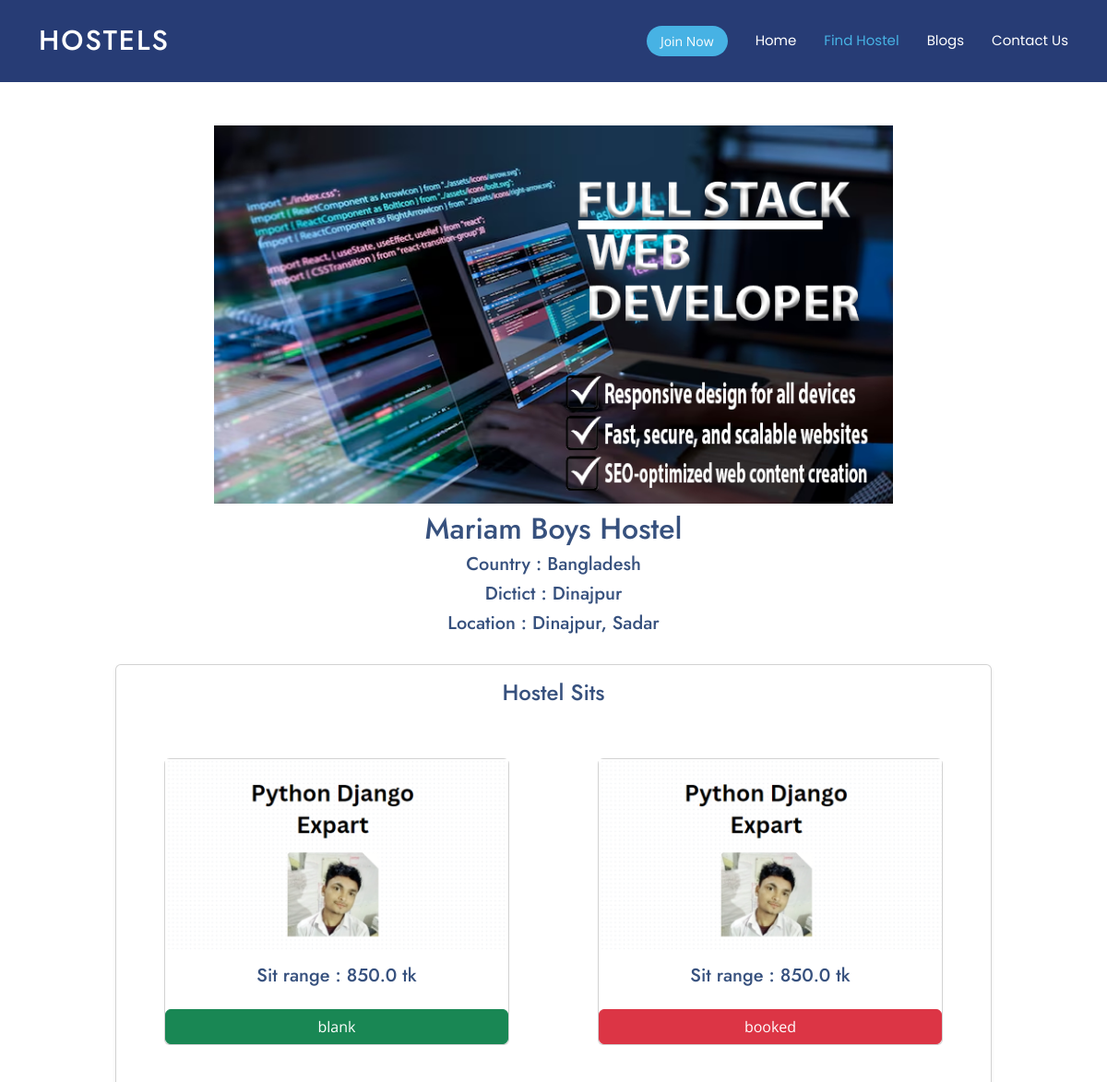
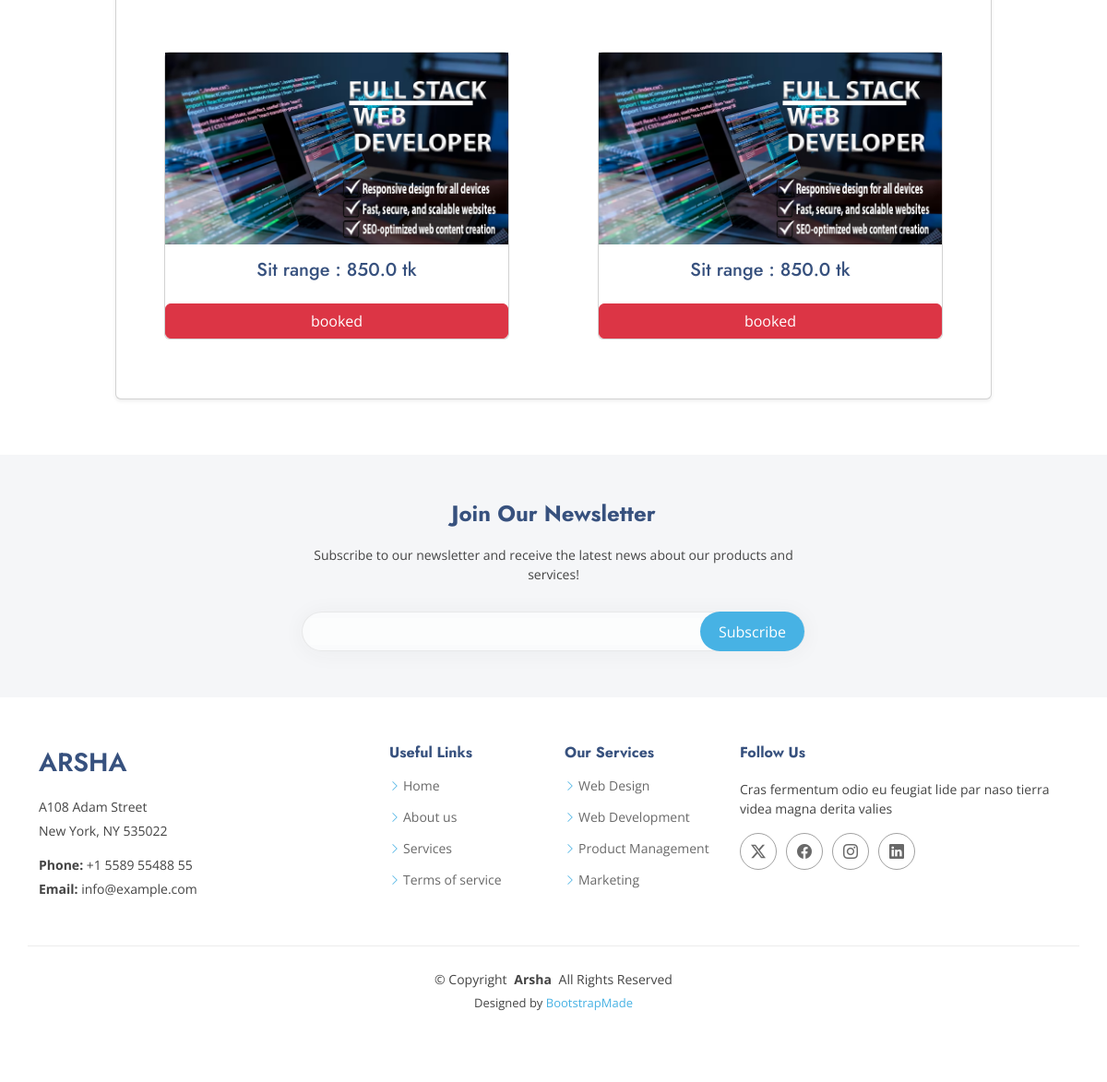
Screenshot of /learnmore/?id=1 with the database file from the repository (2 pictures, top to bottom).
### Accounts/models.py (models this page shows, shortened)
class HoltelUser(models.Model):
    users = models.OneToOneField(CustomUser, on_delete=models.Model)
    hostel_name = models.CharField(max_length=100,null=True, blank=True)
    location = models.CharField(max_length=100, null=True, blank=True)
    phone_number = models.CharField(max_length=15, null=True, blank=True)
    holtel_cover_photo = models.ImageField(upload_to="coverphoto")
    cuntry = models.CharField(max_length=100,null=True, blank=True)
    district = models.CharField(max_length=100,null=True, blank=True)
    upozilla = models.CharField(max_length=100,null=True, blank=True)
    created_at = models.DateTimeField(auto_now_add=True,null=True, blank=True)
    update_date = models.DateTimeField(auto_now=True,null=True, blank=True)
    search_key = models.TextField(default="bangladesh")

class HostelSits(models.Model):
    admin = models.ForeignKey(HoltelUser, on_delete = models.CASCADE)
    photo_of_bed = models.ImageField('sitspic')
    sit_range = models.FloatField()
    if_blank = models.BooleanField(default=True)
    created_at = models.DateTimeField(auto_now_add=True,null=True, blank=True)
    update_date = models.DateTimeField(auto_now=True,null=True, blank=True)

### Publics/views.py (the view)
# urls.py: path('learnmore/', LearnMore.as_view(), name="learnmore"),
class LearnMore(View):
    def get(self, request):
        id = request.GET.get("id")
        hostel = HoltelUser.objects.get(id = id)
        sits = HostelSits.objects.filter(admin = hostel)
        cp = {
            "hostel":hostel,
            'sits':sits,
        }
        return render (request, 'Public/learnmore.html', context=cp)

### Publics/context.py (called while the page is built)
def notification(request):
    try:
        user = request.user
        notification = Notification.objects.filter(recever = user, seen_status = False).count()
    except:
        notification = 0
    return {'nn':notification}

### templates/Public/learnmore.html (shortened to what this page needs)
{% extends 'base_index.html' %}
{% block content %}
    <section id="about" class="about section">
        <div class="mt-5 mb-1" style="color:  white;">.</div>
        <div class="container">
          <div class="row gy-4">
            <div class="col-lg-8 col-md-10 col-12 me-auto ms-auto">
              <img class="w-100" src="{{hostel.holtel_cover_photo.url}}" alt="Cover photo">
              <h2 class="text-center mt-2" >{{hostel.hostel_name}}</h2>
              <h5 class="text-center">Country   : {{hostel.cuntry}}</h5>
              <h5 class="text-center">Dictict   : {{hostel.district}}</h5>
              <h5 class="text-center">Location   : {{hostel.upozilla}}</h5>
            </div>
            <div class="col-lg-10 col-12 p-3 card shadow-sm me-auto ms-auto">
              <h4 class="text-center">Hostel Sits</h4>
              <div class="row">
                {% for sit in sits %}
                <div class="col-lg-6 col-12 p-5">
                  <div class="card">
                    <a href="{{sit.photo_of_bed.url}}"><img class="w-100" src="{{sit.photo_of_bed.url}}" alt="image"></a>
                    <h5 class="text-center p-3">Sit range : {{sit.sit_range}} tk</h5>
                    {% if sit.if_blank %}
                    <a class="btn btn-success" href="#">blank</a>
                    {% else %}
                    <a class=" btn btn-danger" href="#">booked</a>
                    {% endif %}
                  </div>
                </div>
                {% endfor %}
              </div>
            </div>
          </div>
        </div>
      </section>
{% endblock content %}

### templates/base_index.html (shortened to what this page needs)
<!DOCTYPE html>
<html lang="en">
<head>
  <link href="/static/asset/assets/vendor/bootstrap/css/bootstrap.min.css" rel="stylesheet">
  <link href="/static/asset/assets/vendor/bootstrap-icons/bootstrap-icons.css" rel="stylesheet">
  <link href="/static/asset/assets/vendor/aos/aos.css" rel="stylesheet">
  <link href="/static/asset/assets/vendor/glightbox/css/glightbox.min.css" rel="stylesheet">
  <link href="/static/asset/assets/vendor/swiper/swiper-bundle.min.css" rel="stylesheet">
  <link href="/static/asset/assets/css/main.css" rel="stylesheet">
</head>
<body class="index-page">
    <header id="header" style="background-color: #273c75;" class="header d-flex align-items-center fixed-top">
        <div class="container-fluid container-xl position-relative d-flex align-items-center">
          <a href="/deshboard/" class="logo d-flex align-items-center me-auto">
            <h1 class="sitename">HOSTELS
            </h1>
          </a>
          <nav id="navmenu"  class="navmenu">
            <ul>
              <li><a href="/#home" class="">Home</a></li>
              <li><a href="/hostels/#about">Find Hostel</a></li>
              <li><a href="/services/#services">Blogs</a></li>
              <li><a href="/contuct_us/#contact">Contact Us</a></li>
            </ul>
          </nav>
          {% if user.is_authenticated %}
          {% else %}
          <a class="btn-getstarted" href="#"> Join Now</a>
          {% endif %}
        </div>
      </header>
  <div class="main">
    {% block content %}
    {% endblock content %}
  </div>
  <footer id="footer" class="footer">
    <div class="footer-newsletter">
      <div class="container">
        <div class="row justify-content-center text-center">
          <div class="col-lg-6">
            <h4>Join Our Newsletter</h4>
            <p>Subscribe to our newsletter and receive the latest news about our products and services!</p>
            <form action="forms/newsletter.php" method="post" class="php-email-form">
              <div class="newsletter-form"><input type="email" name="email"><input type="submit" value="Subscribe"></div>
            </form>
          </div>
        </div>
      </div>
    </div>
    <div class="container footer-top">
      <div class="row gy-4">
        <div class="col-lg-4 col-md-6 footer-about">
          <a href="index.html" class="d-flex align-items-center">
            <span class="sitename">Arsha</span>
          </a>
          <div class="footer-contact pt-3">
            <p>A108 Adam Street</p>
            <p>New York, NY 535022</p>
            <p class="mt-3"><strong>Phone:</strong> <span>+1 5589 55488 55</span></p>
            <p><strong>Email:</strong> <span>info@example.com</span></p>
          </div>
        </div>
        <div class="col-lg-2 col-md-3 footer-links">
          <h4>Useful Links</h4>
          <ul>
            <li><i class="bi bi-chevron-right"></i> <a href="#">Home</a></li>
            <li><i class="bi bi-chevron-right"></i> <a href="#">About us</a></li>
            <li><i class="bi bi-chevron-right"></i> <a href="#">Services</a></li>
            <li><i class="bi bi-chevron-right"></i> <a href="#">Terms of service</a></li>
          </ul>
        </div>
        <div class="col-lg-2 col-md-3 footer-links">
          <h4>Our Services</h4>
          <ul>
            <li><i class="bi bi-chevron-right"></i> <a href="#">Web Design</a></li>
            <li><i class="bi bi-chevron-right"></i> <a href="#">Web Development</a></li>
            <li><i class="bi bi-chevron-right"></i> <a href="#">Product Management</a></li>
            <li><i class="bi bi-chevron-right"></i> <a href="#">Marketing</a></li>
          </ul>
        </div>
        <div class="col-lg-4 col-md-12">
          <h4>Follow Us</h4>
          <p>Cras fermentum odio eu feugiat lide par naso tierra videa magna derita valies</p>
          <div class="social-links d-flex">
            <a href=""><i class="bi bi-twitter-x"></i></a>
            <a href=""><i class="bi bi-facebook"></i></a>
            <a href=""><i class="bi bi-instagram"></i></a>
            <a href=""><i class="bi bi-linkedin"></i></a>
          </div>
        </div>
      </div>
    </div>
    <div class="container copyright text-center mt-4">
      <p>© <span>Copyright</span> <strong class="px-1 sitename">Arsha</strong> <span>All Rights Reserved</span></p>
      <div class="credits">
        Designed by <a href="https://bootstrapmade.com/">BootstrapMade</a>
      </div>
    </div>
  </footer>
</body>
</html>

### rows the page displays
HoltelUser: holtel_cover_photo (picture), hostel_name "Mariam Boys Hostel", cuntry "Bangladesh", district "Dinajpur", upozilla "Dinajpur, Sadar"
HostelSits: photo_of_bed (picture), sit_range "850.0", if_blank "blank"
HostelSits: photo_of_bed (picture), sit_range "850.0", if_blank "booked"
HostelSits: photo_of_bed (picture), sit_range "850.0", if_blank "booked"
HostelSits: photo_of_bed (picture), sit_range "850.0", if_blank "booked"
